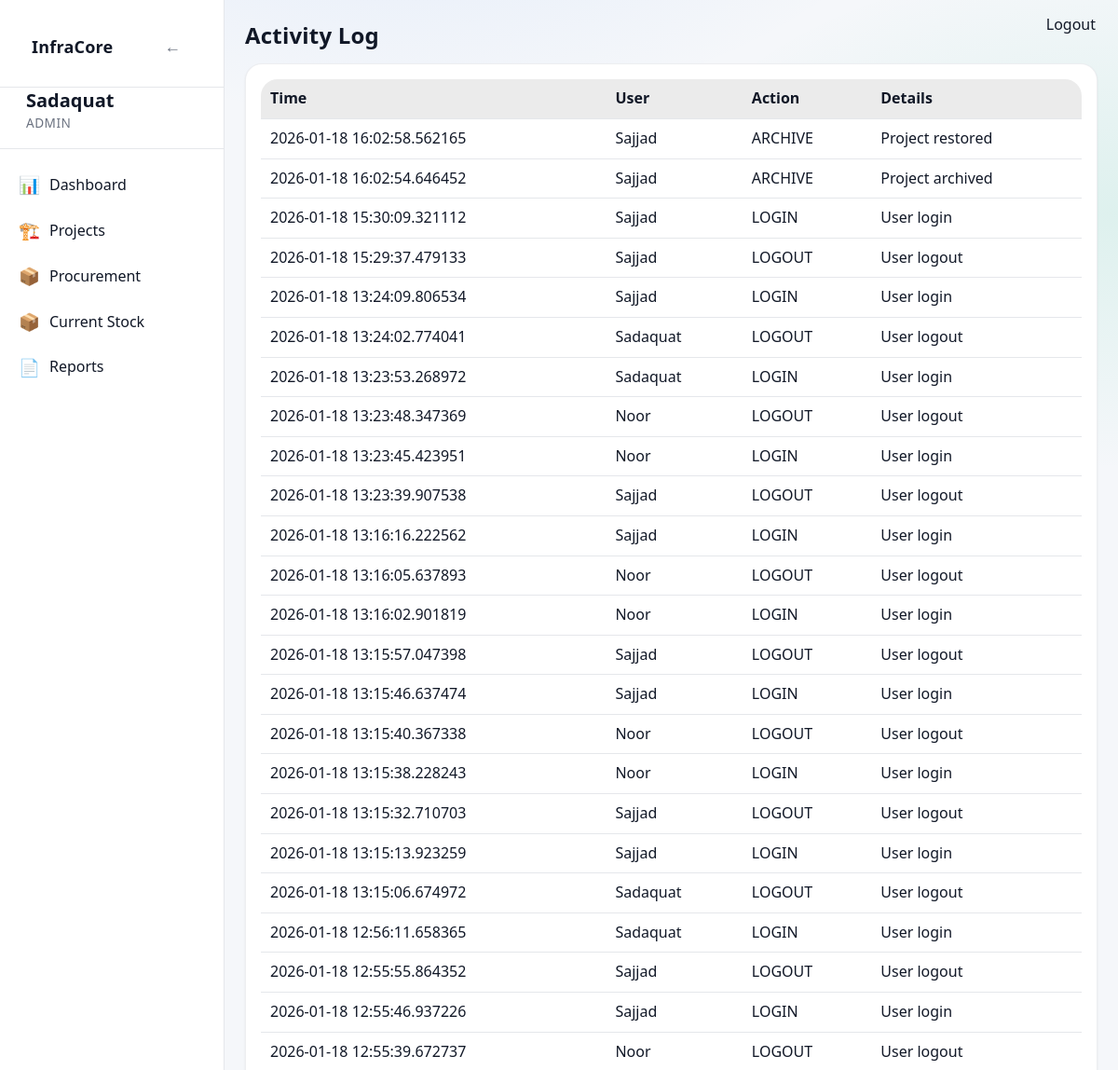
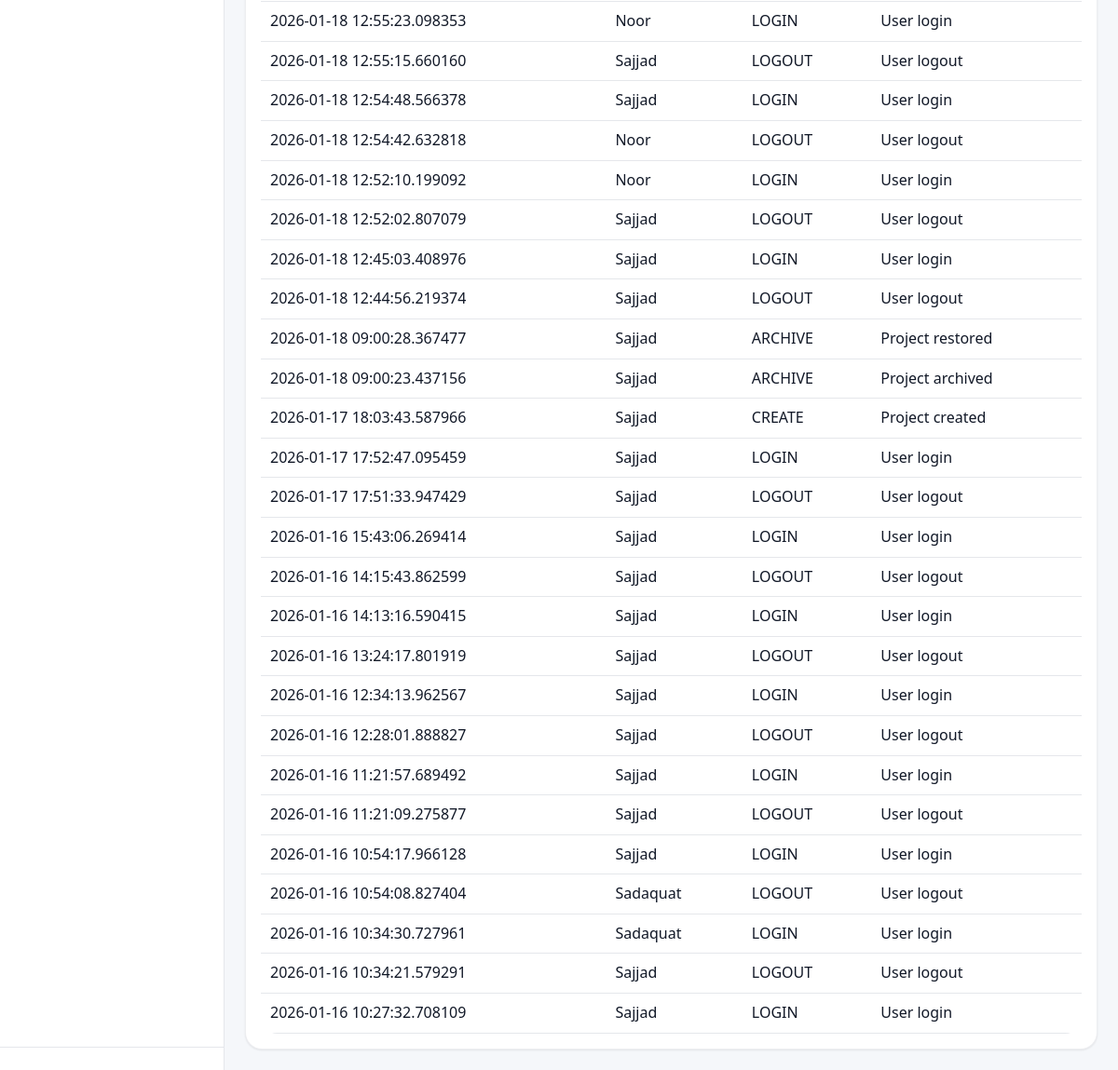
The app's page /activity (signed in), older data (2 pictures, top to bottom).
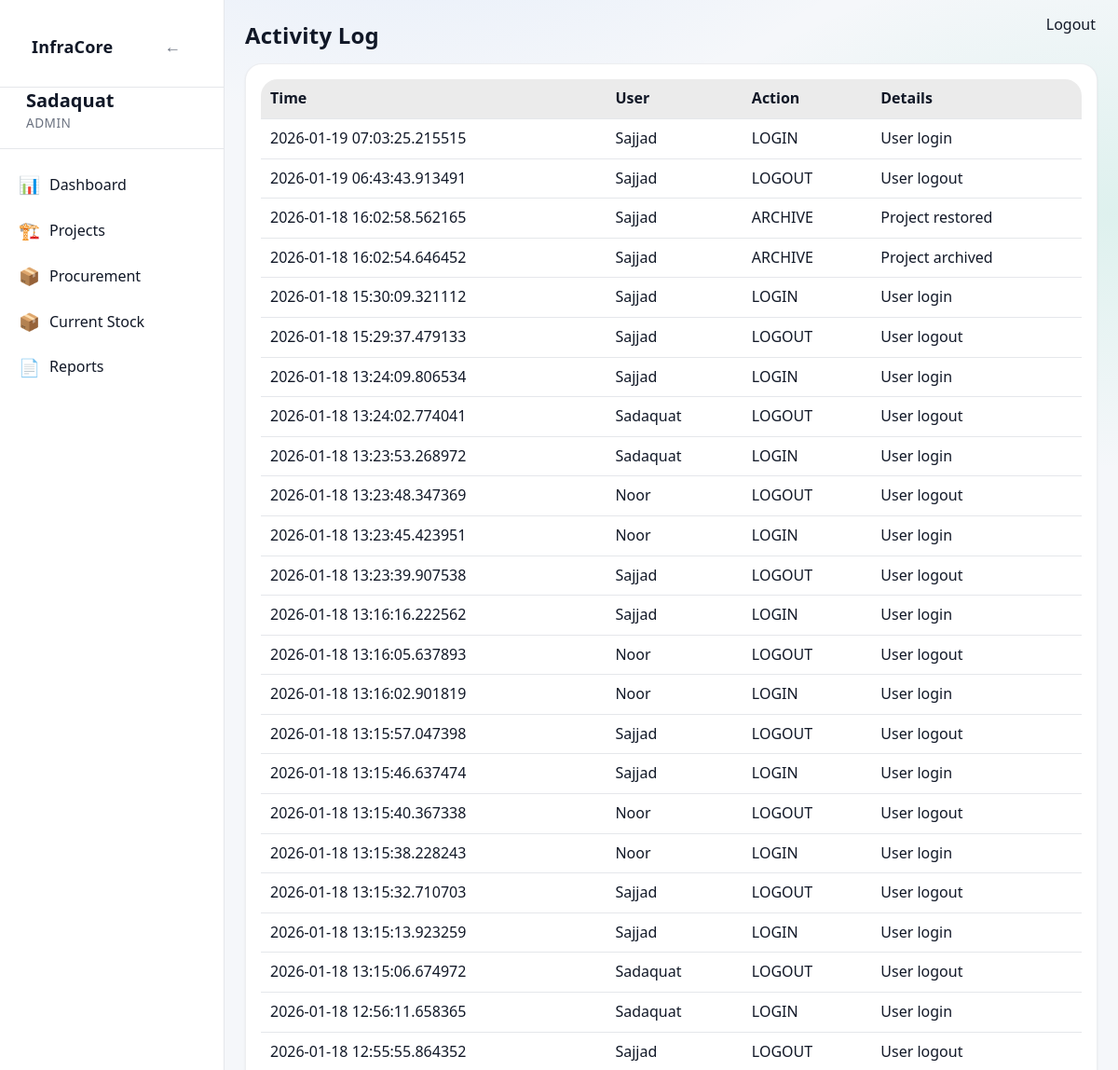
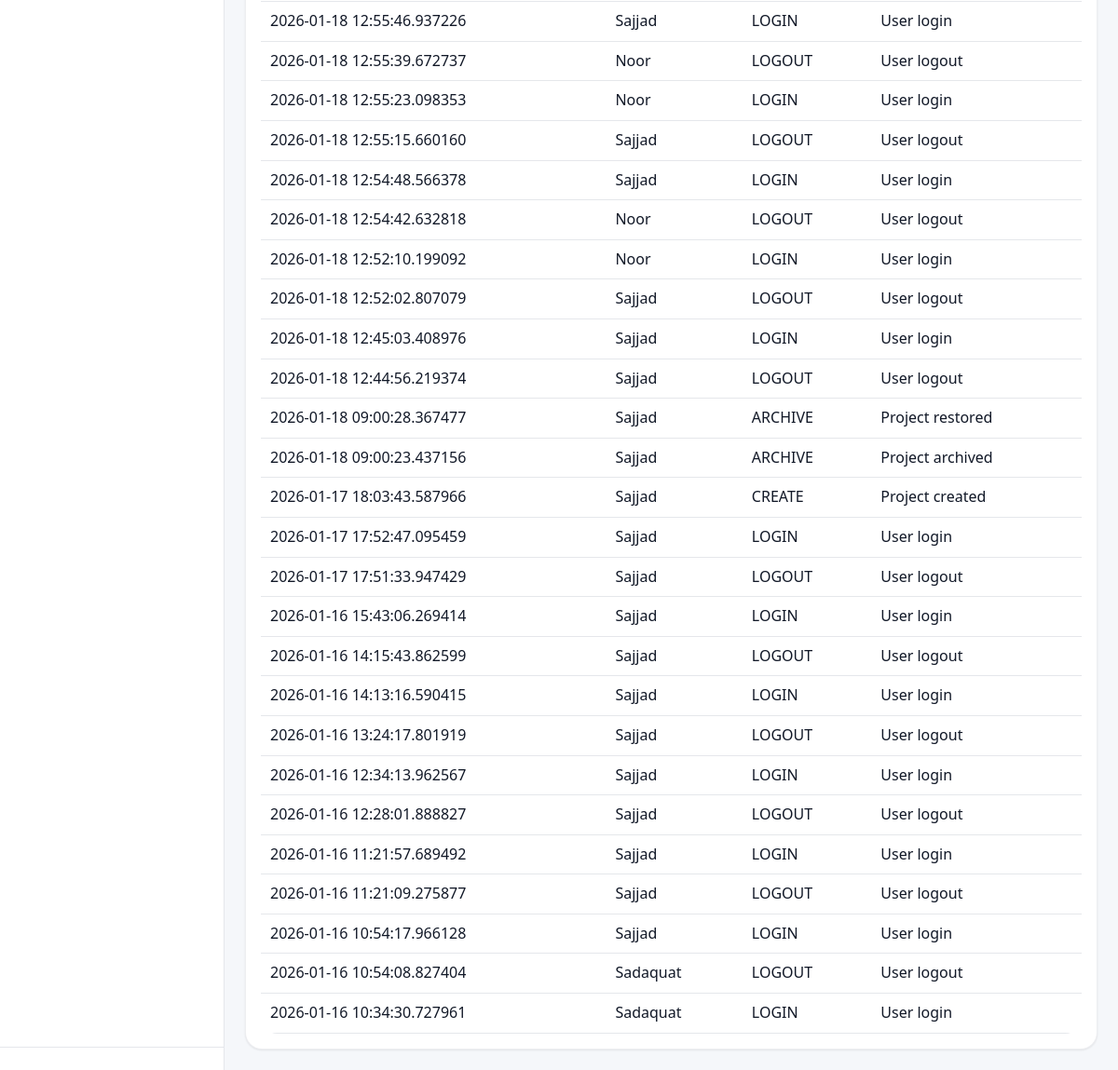
The same page, newer data (2 pictures, top to bottom).
### app/models/activity_log.py (models this page shows)
class ActivityLog(Base):
    __tablename__ = "activity_logs"
    __table_args__ = (
        Index("ix_activity_logs_created_at", "created_at"),
        Index("ix_activity_logs_user_id", "user_id"),
    )
    id = Column(Integer, primary_key=True, index=True)
    user_id = Column(Integer, ForeignKey("users.id"), nullable=True)
    username = Column(String(150), nullable=False)
    role = Column(String(50), nullable=True)
    action = Column(String(20), nullable=False)  # CREATE, UPDATE, DELETE, ARCHIVE, LOGIN, LOGOUT
    entity_type = Column(String(50), nullable=True)  # Project, Activity, Material, User, Execution
    entity_id = Column(Integer, nullable=True)
    description = Column(Text, nullable=True)
    old_value = Column(Text, nullable=True)  # JSON string
    new_value = Column(Text, nullable=True)  # JSON string
    ip_address = Column(String(64), nullable=True)
    created_at = Column(DateTime, default=datetime.utcnow, nullable=False)
    details = Column(String, nullable=True)
    timestamp = Column(DateTime, default=datetime.utcnow)

### app/routes/activity.py (the view)
@router.get("/activity", response_class=HTMLResponse)
def activity_page(request: Request, db: Session = Depends(get_db)):
    user = request.session.get("user")
    if user is None or user["role"] != "admin":
        return RedirectResponse("/dashboard", status_code=302)
    logs = get_recent_activities(db)
    return templates.TemplateResponse(
        "activity.html",
        {
            "request": request,
            "user": user,
            "logs": logs,
        }
    )

### app/templates/activity.html
{% extends "base.html" %}
{% block content %}
<h1 class="page-title">Activity Log</h1>
<div class="card">
    <table class="table">
        <thead>
            <tr>
                <th>Time</th>
                <th>User</th>
                <th>Action</th>
                <th>Details</th>
            </tr>
        </thead>
        <tbody>
            {% for log in logs %}
            <tr>
                <td>{{ log.timestamp }}</td>
                <td>{{ log.username }}</td>
                <td>{{ log.action }}</td>
                <td>{{ log.details }}</td>
            </tr>
            {% else %}
            <tr>
                <td colspan="4">No activity recorded</td>
            </tr>
            {% endfor %}
        </tbody>
    </table>
</div>
{% endblock %}

Row changes from the older to the newer data that the page shows:
no longer on this page (row unchanged): ActivityLog: timestamp "2026-01-16 10:34:21.579291", username "Sajjad", action "LOGOUT", details "User logout"
no longer on this page (row unchanged): ActivityLog: timestamp "2026-01-16 10:27:32.708109", username "Sajjad", action "LOGIN", details "User login"
added ActivityLog: timestamp "2026-01-19 07:03:25.215515", username "Sajjad", action "LOGIN", details "User login"
added ActivityLog: timestamp "2026-01-19 06:43:43.913491", username "Sajjad", action "LOGOUT", details "User logout"
